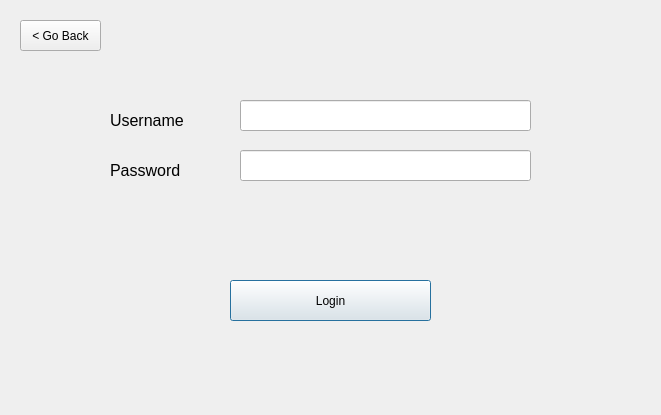
<?xml version="1.0" encoding="UTF-8"?>
<ui version="4.0">
 <class>user_login</class>
 <widget class="QDialog" name="user_login">
  <property name="geometry">
   <rect>
    <x>0</x>
    <y>0</y>
    <width>661</width>
    <height>415</height>
   </rect>
  </property>
  <property name="windowTitle">
   <string>Dialog</string>
  </property>
  <widget class="QPushButton" name="pushButton_login">
   <property name="geometry">
    <rect>
     <x>230</x>
     <y>280</y>
     <width>201</width>
     <height>41</height>
    </rect>
   </property>
   <property name="text">
    <string>Login</string>
   </property>
  </widget>
  <widget class="QLineEdit" name="input_username">
   <property name="geometry">
    <rect>
     <x>240</x>
     <y>100</y>
     <width>291</width>
     <height>31</height>
    </rect>
   </property>
   <property name="font">
    <font>
     <pointsize>12</pointsize>
    </font>
   </property>
  </widget>
  <widget class="QLabel" name="label_password">
   <property name="geometry">
    <rect>
     <x>110</x>
     <y>160</y>
     <width>111</width>
     <height>20</height>
    </rect>
   </property>
   <property name="font">
    <font>
     <pointsize>12</pointsize>
    </font>
   </property>
   <property name="text">
    <string>Password</string>
   </property>
  </widget>
  <widget class="QLineEdit" name="input_password">
   <property name="geometry">
    <rect>
     <x>240</x>
     <y>150</y>
     <width>291</width>
     <height>31</height>
    </rect>
   </property>
   <property name="font">
    <font>
     <pointsize>12</pointsize>
    </font>
   </property>
   <property name="echoMode">
    <enum>QLineEdit::Password</enum>
   </property>
  </widget>
  <widget class="QLabel" name="label_username">
   <property name="geometry">
    <rect>
     <x>110</x>
     <y>110</y>
     <width>111</width>
     <height>20</height>
    </rect>
   </property>
   <property name="font">
    <font>
     <pointsize>12</pointsize>
    </font>
   </property>
   <property name="text">
    <string>Username</string>
   </property>
  </widget>
  <widget class="QPushButton" name="pushButton">
   <property name="geometry">
    <rect>
     <x>20</x>
     <y>20</y>
     <width>81</width>
     <height>31</height>
    </rect>
   </property>
   <property name="text">
    <string>&lt; Go Back</string>
   </property>
  </widget>
 </widget>
 <resources/>
 <connections/>
</ui>
